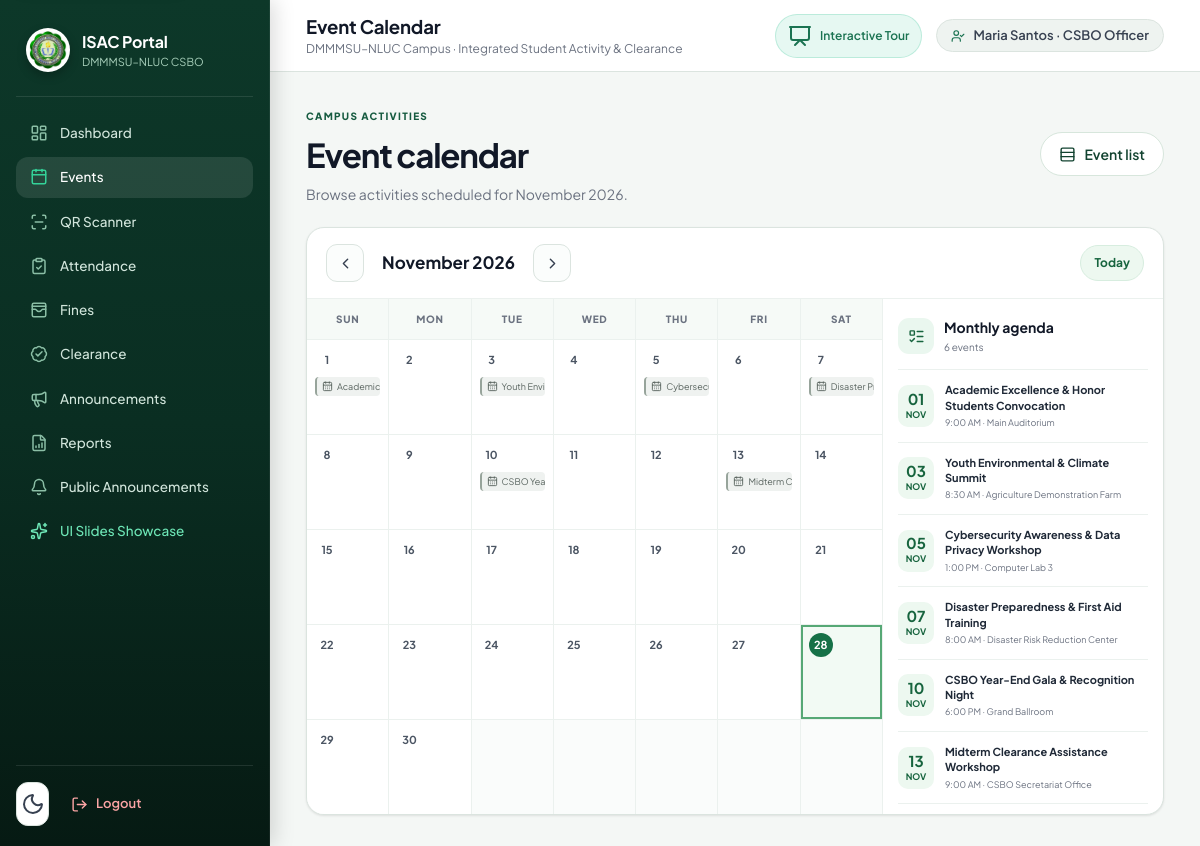
Page /student/calendar/ (signed in) on the committed database.
### portal/models.py (models this page shows, shortened)
class Profile(models.Model):
    ROLE_CHOICES = [("student","Student"),("officer","CSBO Officer"),("admin","Administrator")]
    user = models.OneToOneField(User, on_delete=models.CASCADE, related_name="profile")
    role = models.CharField(max_length=20, choices=ROLE_CHOICES, default="student")
    requested_role = models.CharField(max_length=20, choices=ROLE_CHOICES, blank=True, default="")
    student_no = models.CharField(max_length=30, unique=True, null=True, blank=True)
    first_name = models.CharField(max_length=80, blank=True)
    middle_name = models.CharField(max_length=80, blank=True)
    last_name = models.CharField(max_length=80, blank=True)
    college = models.ForeignKey(College, on_delete=models.SET_NULL, null=True, blank=True)
    program = models.ForeignKey(Program, on_delete=models.SET_NULL, null=True, blank=True)
    year_level = models.PositiveSmallIntegerField(default=1)
    photo = models.ImageField(upload_to="students/", blank=True, null=True)
    qr_token = models.UUIDField(default=uuid.uuid4, unique=True, editable=False)
    position = models.CharField(max_length=100, blank=True)

class Event(models.Model):
    STATUS = [("upcoming","Upcoming"),("ongoing","Ongoing"),("completed","Completed"),("cancelled","Cancelled")]
    title = models.CharField(max_length=180)
    description = models.TextField(blank=True)
    venue = models.CharField(max_length=180)
    event_date = models.DateField()
    start_time = models.TimeField()
    end_time = models.TimeField()
    points = models.PositiveIntegerField(default=1)
    status = models.CharField(max_length=20, choices=STATUS, default="upcoming")
    created_by = models.ForeignKey(User, on_delete=models.PROTECT, related_name="created_events")
    created_at = models.DateTimeField(auto_now_add=True)
    @property
    def current_status(self):
        if self.status == "cancelled":
            return "cancelled"
        now = timezone.localtime()
        tz = timezone.get_current_timezone()
        starts_at = timezone.make_aware(datetime.combine(self.event_date, self.start_time), tz)
        ends_at = timezone.make_aware(datetime.combine(self.event_date, self.end_time), tz)
        if now < starts_at:
            return "upcoming"
        if now < ends_at:
            return "ongoing"
        return "completed"

### portal/views.py (the view)
# urls.py: path("student/calendar/", views.event_calendar, name="event_calendar"),
@login_required
def event_calendar(request):
    today = timezone.localdate()
    try:
        year = int(request.GET.get("year", today.year))
        month = int(request.GET.get("month", today.month))
        first_day = date(year, month, 1)
    except (TypeError, ValueError):
        first_day = today.replace(day=1)
        year, month = first_day.year, first_day.month
    last_day = date(year, month, calendar_utils.monthrange(year, month)[1])
    month_events = list(Event.objects.filter(event_date__range=(first_day, last_day)).order_by("event_date", "start_time"))
    events_by_date = {}
    for event in month_events:
        events_by_date.setdefault(event.event_date, []).append(event)
    days = []
    for week in calendar_utils.Calendar(firstweekday=6).monthdayscalendar(year, month):
        for day_number in week:
            if day_number:
                day_date = date(year, month, day_number)
                days.append({"date": day_date, "day": day_number, "today": day_date == today, "events": events_by_date.get(day_date, [])})
            else:
                days.append({"date": None, "day": "", "today": False, "events": []})
    previous_month = first_day - timedelta(days=1)
    next_month = last_day + timedelta(days=1)
    return render(request, "portal/calendar.html", {
        "calendar_days": days, "events": month_events,
        "month_title": first_day.strftime("%B %Y"),
        "previous_month": previous_month, "next_month": next_month,
        "month_number": month, "year_number": year,
    })

### templates/portal/calendar.html (shortened to what this page needs)
{% extends "base.html" %}
{% block page_title %}Event Calendar{% endblock %}
{% block content %}
<section class="module-page">
  <div class="module-heading"><div><span class="module-eyebrow">Campus activities</span><h2>Event calendar</h2><p>Browse activities scheduled for {{ month_title }}.</p></div>{% if user.profile.role == "officer" or user.profile.role == "admin" %}<a class="btn module-secondary" href="{% url 'events_manage' %}"><i data-lucide="rows-3" aria-hidden="true"></i> Event list</a>{% endif %}</div>
  <div class="calendar-module">
    <div class="calendar-module-toolbar"><div class="calendar-month-controls"><a class="calendar-month-nav" href="?year={{ previous_month.year }}&amp;month={{ previous_month.month }}" aria-label="Previous month"><i data-lucide="chevron-left" aria-hidden="true"></i></a><h3>{{ month_title }}</h3><a class="calendar-month-nav" href="?year={{ next_month.year }}&amp;month={{ next_month.month }}" aria-label="Next month"><i data-lucide="chevron-right" aria-hidden="true"></i></a></div><a class="calendar-today-link" href="{% url 'event_calendar' %}">Today</a></div>
    <div class="calendar-month-layout">
      <div class="calendar-grid-scroll" role="region" aria-label="Scrollable monthly calendar" tabindex="0">
        <div class="calendar-month-grid" role="grid" aria-label="Events in {{ month_title }}">
          <div class="calendar-weekday" role="columnheader">Sun</div><div class="calendar-weekday" role="columnheader">Mon</div><div class="calendar-weekday" role="columnheader">Tue</div><div class="calendar-weekday" role="columnheader">Wed</div><div class="calendar-weekday" role="columnheader">Thu</div><div class="calendar-weekday" role="columnheader">Fri</div><div class="calendar-weekday" role="columnheader">Sat</div>
          {% for cell in calendar_days %}<div class="calendar-date-tile {% if cell.today %}today{% endif %}{% if not cell.date %} blank{% endif %}" role="gridcell" {% if cell.date %}aria-label="{{ cell.date|date:'F j, Y' }}{% if cell.events %}, {{ cell.events|length }} event{{ cell.events|length|pluralize }}{% endif %}"{% endif %}>{% if cell.date %}<span class="calendar-date-number">{{ cell.day }}</span>{% for event in cell.events|slice:":2" %}<span class="calendar-event-dot {{ event.current_status }}" title="{{ event.title }}"><i data-lucide="calendar-days" aria-hidden="true"></i>{{ event.title }}</span>{% endfor %}{% if cell.events|length > 2 %}<small class="calendar-more-events">+{{ cell.events|length|add:"-2" }} more</small>{% endif %}{% endif %}</div>{% endfor %}
        </div>
      </div>
      <aside class="calendar-agenda"><div class="calendar-agenda-heading"><span><i data-lucide="list-todo" aria-hidden="true"></i></span><div><h3>Monthly agenda</h3><p>{{ events|length }} event{{ events|length|pluralize }}</p></div></div>
        {% for event in events %}<article class="calendar-agenda-event"><span class="calendar-agenda-date"><strong>{{ event.event_date|date:"d" }}</strong><small>{{ event.event_date|date:"M" }}</small></span><div><strong>{{ event.title }}</strong><small>{{ event.start_time|time:"g:i A" }} · {{ event.venue }}</small></div></article>
        {% empty %}<p class="calendar-agenda-empty">No events scheduled this month.</p>{% endfor %}
      </aside>
    </div>
  </div>
</section>
{% endblock %}

### templates/base.html (shortened to what this page needs)
{% load static %}
<!doctype html>
<html lang="en" data-theme="light">
<head>
  <link rel="stylesheet" href="{% static 'css/app.css' %}?v=20261015-1">
</head>
<body>
  <div class="app-shell">
    <aside class="sidebar" id="sidebar" aria-label="Main navigation">
      <div class="brand">
        <img src="{% static 'img/csbo-logo.png' %}" alt="CSBO logo">
        <div>
          <b>ISAC Portal</b>
          <small>DMMMSU–NLUC CSBO</small>
        </div>
      </div>
      <nav>
        <a href="{% url 'dashboard' %}" class="{% if request.resolver_match.url_name == 'dashboard' or request.resolver_match.url_name == 'student_dashboard' or request.resolver_match.url_name == 'officer_dashboard' %}active{% endif %}">
          <i data-lucide="layout-dashboard"></i>Dashboard
        </a>
        {% if user.profile.role == 'student' %}
          <a href="{% url 'digital_id' %}" class="{% if request.resolver_match.url_name == 'digital_id' %}active{% endif %}">
            <i data-lucide="id-card"></i>Digital ID
          </a>
          <a href="{% url 'event_calendar' %}" class="{% if request.resolver_match.url_name == 'event_calendar' %}active{% endif %}">
            <i data-lucide="calendar-days"></i>Event Calendar
          </a>
          <a href="{% url 'my_activities' %}" class="{% if request.resolver_match.url_name == 'my_activities' %}active{% endif %}">
            <i data-lucide="activity"></i>My Activities
          </a>
          <a href="{% url 'clearance' %}" class="{% if request.resolver_match.url_name == 'clearance' %}active{% endif %}">
            <i data-lucide="badge-check"></i>Clearance
          </a>
          <a href="{% url 'student_fines' %}" class="{% if request.resolver_match.url_name == 'student_fines' or request.resolver_match.url_name == 'fine_receipt' %}active{% endif %}">
            <i data-lucide="wallet-cards"></i>Fines &amp; Fees
          </a>
        {% else %}
          <a href="{% url 'events_manage' %}" class="{% if 'event' in request.resolver_match.url_name %}active{% endif %}">
            <i data-lucide="calendar"></i>Events
          </a>
          <a href="{% url 'scanner' %}" class="{% if request.resolver_match.url_name == 'scanner' %}active{% endif %}">
            <i data-lucide="scan-line"></i>QR Scanner
          </a>
          <a href="{% url 'attendance_records' %}" class="{% if request.resolver_match.url_name == 'attendance_records' %}active{% endif %}">
            <i data-lucide="clipboard-check"></i>Attendance
          </a>
          <a href="{% url 'fines' %}" class="{% if 'fine' in request.resolver_match.url_name %}active{% endif %}">
            <i data-lucide="wallet-cards"></i>Fines
          </a>
          <a href="{% url 'clearance_manage' %}" class="{% if 'clearance' in request.resolver_match.url_name %}active{% endif %}">
            <i data-lucide="badge-check"></i>Clearance
          </a>
          <a href="{% url 'announcement_manage' %}" class="{% if 'announcement_manage' in request.resolver_match.url_name %}active{% endif %}">
            <i data-lucide="megaphone"></i>Announcements
          </a>
          <a href="{% url 'reports' %}" class="{% if 'report' in request.resolver_match.url_name %}active{% endif %}">
            <i data-lucide="file-bar-chart"></i>Reports
          </a>
        {% endif %}
        <a href="{% url 'announcements' %}" class="{% if request.resolver_match.url_name == 'announcements' %}active{% endif %}">
          <i data-lucide="bell"></i>Public Announcements
        </a>
        <a href="{% url 'showcase' %}" class="{% if request.resolver_match.url_name == 'showcase' %}active{% endif %}" style="color: #6ee7b7;">
          <i data-lucide="sparkles" style="color: #6ee7b7;"></i>UI Slides Showcase
        </a>
      </nav>
      <div class="sidebar-bottom">
        <button class="icon-btn" id="themeToggle" title="Toggle theme" type="button">
          <i data-lucide="moon"></i>
        </button>
        <form method="post" action="{% url 'logout' %}" style="display:inline; width:100%;">
          <button type="submit" class="logout" style="background:none; border:none; width:100%; cursor:pointer;">
            <i data-lucide="log-out"></i>Logout
          </button>
        </form>
      </div>
    </aside>
    <main class="main" id="main-content" tabindex="-1">
      <header class="topbar{% if request.resolver_match.url_name == 'showcase' %} showcase-topbar{% endif %}">
        <div class="topbar-left">
          <div>
            <h1>{% block page_title %}Dashboard{% endblock %}</h1>
            <span class="crumb">DMMMSU–NLUC Campus · Integrated Student Activity & Clearance</span>
          </div>
        </div>
        <div class="top-actions">
          <a href="{% url 'showcase' %}" class="btn" style="background: rgba(16, 185, 129, 0.1); color: var(--emerald-600); border: 1px solid rgba(16, 185, 129, 0.2); padding: 6px 12px; font-size: 12px; border-radius: 999px;">
            <i data-lucide="presentation"></i> Interactive Tour
          </a>
          <span class="user-chip">
            <i data-lucide="user-check" style="width:14px; height:14px; color:var(--emerald-600);"></i>
            {{ user.get_full_name|default:user.username }} · {{ user.profile.get_role_display|default:"Student" }}
          </span>
        </div>
      </header>
      <div class="content">
        {% block content %}{% endblock %}
      </div>
    </main>
  </div>
</body>
</html>

### rows in the picture
Event: title "Acade…", event_date "01", event_date "NOV", title "Academic Excellence & Honor Students Convocation", start_time "9:00 AM", venue "Main Auditorium"
Event: title "Youth E…", event_date "03", event_date "NOV", title "Youth Environmental & Climate Summit", start_time "8:30 AM", venue "Agriculture Demonstration Farm"
Event: title "Cybers…", event_date "05", event_date "NOV", title "Cybersecurity Awareness & Data Privacy Workshop", start_time "1:00 PM", venue "Computer Lab 3"
Event: title "Disast…", event_date "07", event_date "NOV", title "Disaster Preparedness & First Aid Training", start_time "8:00 AM", venue "Disaster Risk Reduction Center"
Event: title "CSBO…", event_date "10", event_date "NOV", title "CSBO Year-End Gala & Recognition Night", start_time "6:00 PM", venue "Grand Ballroom"
Event: title "Midter…", event_date "13", event_date "NOV", title "Midterm Clearance Assistance Workshop", start_time "9:00 AM", venue "CSBO Secretariat Office"

### other values in the picture
{{ user.get_full_name|default:user.username }} "Maria Santos"
{{ user.profile.get_role_display|default:"Student" }} "CSBO Officer"
{{ month_title }} "November 2026"
{{ cell.day }} "1" "2" "3" "4" "5" "6" "7" "8" "9" "10" "11" "12" "13" "14" "15" "16" "17" "18" "19" "20" "21" "22" "23" "24" "25" "26" "27" "28" "29" "30"
{{ events|length }} "6"
